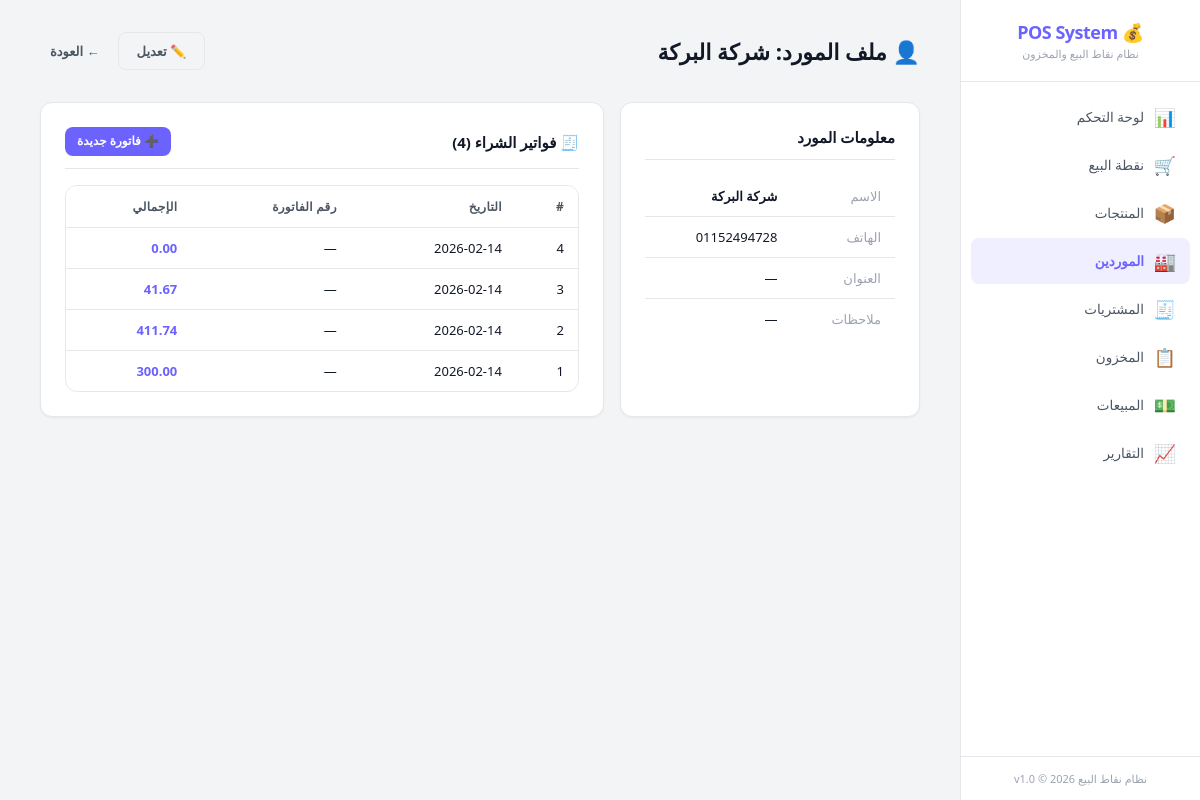
The app's page /?page=suppliers&action=profile&id=2 with its own data.
### tables this page shows
CREATE TABLE suppliers (
    id INTEGER PRIMARY KEY AUTOINCREMENT,
    name TEXT NOT NULL,
    phone TEXT DEFAULT NULL,
    address TEXT DEFAULT NULL,
    notes TEXT DEFAULT NULL,
    is_active INTEGER NOT NULL DEFAULT 1,
    created_at TEXT NOT NULL DEFAULT (datetime('now', 'localtime')),
    updated_at TEXT NOT NULL DEFAULT (datetime('now', 'localtime'))
);

CREATE TABLE purchase_invoices (
    id INTEGER PRIMARY KEY AUTOINCREMENT,
    supplier_id INTEGER NOT NULL,
    invoice_number TEXT DEFAULT NULL,
    date TEXT NOT NULL DEFAULT (date('now', 'localtime')),
    total REAL NOT NULL DEFAULT 0,
    notes TEXT DEFAULT NULL,
    created_at TEXT NOT NULL DEFAULT (datetime('now', 'localtime')), discount REAL NOT NULL DEFAULT 0,
    FOREIGN KEY (supplier_id) REFERENCES suppliers(id) ON DELETE RESTRICT
);

### www/app/controllers/SupplierController.php (called while the page is built, shortened)
<?php
class SupplierController {
    private $supplierService;
    public function __construct() {
        $this->supplierService = new SupplierService();
    }
    public function profile() {
        $id = $_GET['id'] ?? 0;
        $supplier = $this->supplierService->findById($id);
        $purchaseService = new PurchaseService();
        $purchases = $purchaseService->getAll($id);
        include APP_PATH . '/views/layout/header.php';
        include APP_PATH . '/views/suppliers/profile.php';
        include APP_PATH . '/views/layout/footer.php';
    }
}

### www/app/config/database.php (called while the page is built, shortened)
<?php
class Database {
    private static $instance = null;
    private $pdo;
    private function __construct() {
        $this->dbPath = __DIR__ . '/../../data/pos_system.db';
        try {
            $this->pdo = new PDO('sqlite:' . $this->dbPath);
            $this->pdo->setAttribute(PDO::ATTR_ERRMODE, PDO::ERRMODE_EXCEPTION);
            $this->pdo->setAttribute(PDO::ATTR_DEFAULT_FETCH_MODE, PDO::FETCH_ASSOC);
            $this->pdo->exec('PRAGMA journal_mode = WAL');
            $this->pdo->exec('PRAGMA foreign_keys = ON');
            $this->pdo->exec('PRAGMA busy_timeout = 5000');
            $this->pdo->exec('PRAGMA synchronous = NORMAL');
            $this->pdo->exec('PRAGMA cache_size = -8000');
            $this->pdo->exec('PRAGMA temp_store = MEMORY');
        } catch (PDOException $e) {
            die('Database connection failed: ' . $e->getMessage());
        }
    }
    public static function getInstance() {
        if (self::$instance === null) {
            self::$instance = new self();
        }
        return self::$instance;
    }
    public function getConnection() {
        return $this->pdo;
    }
    public function migrate() {
        $migrationsDir = __DIR__ . '/../database/migrations/';
        $migrationFiles = glob($migrationsDir . '*.sql');
        sort($migrationFiles);
        foreach ($migrationFiles as $file) {
            $sql = file_get_contents($file);
            try {
                $this->pdo->exec($sql);
            } catch (PDOException $e) {
                if (strpos($e->getMessage(), 'already exists') === false &&
                    strpos($e->getMessage(), 'UNIQUE constraint') === false) {
                    error_log('Migration error in ' . basename($file) . ': ' . $e->getMessage());
                }
            }
        }
    }
}

### www/app/services/SupplierService.php (called while the page is built, shortened)
<?php
class SupplierService {
    private $supplierRepo;
    public function __construct() {
        $this->supplierRepo = new SupplierRepository();
    }
    public function findById($id) {
        return $this->supplierRepo->findById($id);
    }
}

### www/app/repositories/SupplierRepository.php (called while the page is built, shortened)
<?php
class SupplierRepository {
    private $db;
    public function __construct() {
        $this->db = Database::getInstance()->getConnection();
    }
    public function findById($id) {
        $stmt = $this->db->prepare("SELECT * FROM suppliers WHERE id = :id");
        $stmt->execute([':id' => $id]);
        return $stmt->fetch();
    }
}

### www/app/services/PurchaseService.php (called while the page is built, shortened)
<?php
class PurchaseService {
    private $purchaseRepo;
    public function __construct() {
        $this->purchaseRepo = new PurchaseRepository();
    }
    public function getAll($supplierId = '', $dateFrom = '', $dateTo = '') {
        return $this->purchaseRepo->getAll($supplierId, $dateFrom, $dateTo);
    }
}

### www/app/repositories/PurchaseRepository.php (called while the page is built, shortened)
<?php
class PurchaseRepository {
    private $db;
    public function __construct() {
        $this->db = Database::getInstance()->getConnection();
    }
    public function getAll($supplierId = '', $dateFrom = '', $dateTo = '') {
        $sql = "SELECT pi.*, s.name as supplier_name
                FROM purchase_invoices pi
                LEFT JOIN suppliers s ON pi.supplier_id = s.id
                WHERE 1=1";
        $params = [];
        if ($supplierId !== '') {
            $sql .= " AND pi.supplier_id = :supplier_id";
            $params[':supplier_id'] = $supplierId;
        }
        $sql .= " ORDER BY pi.date DESC, pi.id DESC";
        $stmt = $this->db->prepare($sql);
        $stmt->execute($params);
        return $stmt->fetchAll();
    }
}

### www/app/views/suppliers/profile.php (the view)
<div class="page-header">
    <div>
        <h1>👤 ملف المورد: <?= htmlspecialchars($supplier['name']) ?></h1>
    </div>
    <div class="btn-group">
        <a href="?page=suppliers&action=edit&id=<?= $supplier['id'] ?>" class="btn btn-outline">✏️ تعديل</a>
        <a href="?page=suppliers" class="btn btn-ghost">← العودة</a>
    </div>
</div>
<div style="display:grid;grid-template-columns:300px 1fr;gap:16px;">
    <div class="card">
        <div class="card-header"><h3>معلومات المورد</h3></div>
        <table>
            <tr><td class="text-muted">الاسم</td><td class="fw-bold"><?= htmlspecialchars($supplier['name']) ?></td></tr>
            <tr><td class="text-muted">الهاتف</td><td><?= $supplier['phone'] ?: '—' ?></td></tr>
            <tr><td class="text-muted">العنوان</td><td><?= $supplier['address'] ? htmlspecialchars($supplier['address']) : '—' ?></td></tr>
            <tr><td class="text-muted">ملاحظات</td><td><?= $supplier['notes'] ? htmlspecialchars($supplier['notes']) : '—' ?></td></tr>
        </table>
    </div>
    <div class="card">
        <div class="card-header">
            <h3>🧾 فواتير الشراء (<?= count($purchases) ?>)</h3>
            <a href="?page=purchases&action=create" class="btn btn-sm btn-primary">➕ فاتورة جديدة</a>
        </div>
        <?php if (!empty($purchases)): ?>
        <div class="table-wrapper">
            <table>
                <thead>
                    <tr>
                        <th>#</th>
                        <th>التاريخ</th>
                        <th>رقم الفاتورة</th>
                        <th>الإجمالي</th>
                    </tr>
                </thead>
                <tbody>
                    <?php foreach ($purchases as $p): ?>
                    <tr>
                        <td><?= $p['id'] ?></td>
                        <td><?= $p['date'] ?></td>
                        <td><?= $p['invoice_number'] ?: '—' ?></td>
                        <td class="fw-bold text-accent"><?= number_format($p['total'], 2) ?></td>
                    </tr>
                    <?php endforeach; ?>
                </tbody>
            </table>
        </div>
        <?php else: ?>
        <div class="empty-state"><p>لا توجد فواتير شراء</p></div>
        <?php endif; ?>
    </div>
</div>

### www/public/css/main.css (style rules this page uses)
:root { --bg-primary: #f3f4f6; --bg-secondary: #ffffff; --bg-card: #ffffff; --bg-card-hover: #f9fafb; --bg-input: #ffffff; --border-color: #e5e7eb; --border-focus: #6c63ff; --text-primary: #111827; --text-secondary: #4b5563; --text-muted: #9ca3af; --accent: #6c63ff; --accent-hover: #5a52e0; --accent-light: rgba(108, 99, 255, 0.1); --success: #16a34a; --success-bg: #dcfce7; --warning: #d97706; --warning-bg: #fef3c7; --danger: #dc2626; --danger-bg: #fee2e2; --info: #2563eb; --info-bg: #dbeafe; --shadow: 0 4px 6px -1px rgba(0, 0, 0, 0.1), 0 2px 4px -1px rgba(0, 0, 0, 0.06); --shadow-sm: 0 1px 2px 0 rgba(0, 0, 0, 0.05); --radius: 12px; --radius-sm: 8px; --radius-lg: 16px; --sidebar-width: 240px; --transition: all 0.2s ease; --font: 'Segoe UI', 'Cairo', Tahoma, sans-serif; }
*, *::before, *::after { box-sizing: border-box; margin: 0; padding: 0; }
html, body { height: 100%; font-family: var(--font); font-size: 14px; background: var(--bg-primary); color: var(--text-primary); direction: rtl; overflow: hidden; }
a { color: var(--accent); text-decoration: none; }
.page-header { display: flex; align-items: center; justify-content: space-between; margin-bottom: 32px; flex-wrap: wrap; gap: 16px; }
.page-header h1 { font-size: 22px; font-weight: 700; color: var(--text-primary); }
.card { background: var(--bg-card); border: 1px solid var(--border-color); border-radius: var(--radius); padding: 24px; margin-bottom: 24px; box-shadow: var(--shadow-sm); }
.card-header { display: flex; align-items: center; justify-content: space-between; margin-bottom: 16px; padding-bottom: 12px; border-bottom: 1px solid var(--border-color); }
.card-header h3 { font-size: 15px; font-weight: 600; }
.btn { display: inline-flex; align-items: center; justify-content: center; gap: 6px; padding: 9px 18px; border: none; border-radius: var(--radius-sm); font-size: 13px; font-weight: 600; font-family: var(--font); cursor: pointer; transition: var(--transition); white-space: nowrap; line-height: 1.4; }
.btn-primary { background: var(--accent); color: #fff; }
.btn-outline { background: transparent; border: 1px solid var(--border-color); color: var(--text-secondary); }
.btn-ghost { background: transparent; color: var(--text-secondary); padding: 6px 10px; }
.btn-sm { padding: 6px 12px; font-size: 12px; }
.btn-group { display: flex; gap: 8px; flex-wrap: wrap; }
.table-wrapper { overflow-x: auto; border-radius: var(--radius); border: 1px solid var(--border-color); }
table { width: 100%; border-collapse: collapse; font-size: 13px; }
thead { background: var(--bg-secondary); }
th { padding: 12px 14px; text-align: right; font-weight: 600; color: var(--text-secondary); font-size: 12px; text-transform: uppercase; letter-spacing: 0.3px; border-bottom: 1px solid var(--border-color); white-space: nowrap; }
td { padding: 11px 14px; border-bottom: 1px solid var(--border-color); color: var(--text-primary); }
tbody tr:last-child td { border-bottom: none; }
.text-muted { color: var(--text-muted); }
.text-accent { color: var(--accent); }
.fw-bold { font-weight: 700; }

### records on screen
suppliers: name "شركة البركة", phone "01152494728"
purchase_invoices: id "4", date "2026-02-14", invoice_number "—", total "0.00"
purchase_invoices: id "3", date "2026-02-14", invoice_number "—", total "41.67"
purchase_invoices: id "2", date "2026-02-14", invoice_number "—", total "411.74"
purchase_invoices: id "1", date "2026-02-14", invoice_number "—", total "300.00"

### other values on screen
count($purchases) "4"
